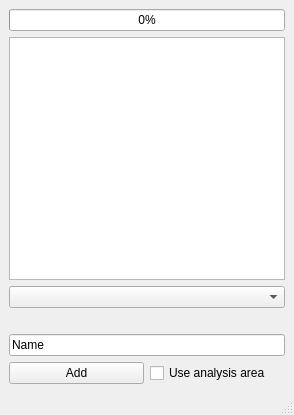
<?xml version="1.0" encoding="UTF-8"?>
<ui version="4.0">
 <class>AnalysisWindow</class>
 <widget class="QMainWindow" name="AnalysisWindow">
  <property name="geometry">
   <rect>
    <x>0</x>
    <y>0</y>
    <width>294</width>
    <height>415</height>
   </rect>
  </property>
  <property name="windowTitle">
   <string>MainWindow</string>
  </property>
  <widget class="QWidget" name="centralwidget">
   <layout class="QVBoxLayout" name="verticalLayout_3">
    <item>
     <layout class="QVBoxLayout" name="verticalLayout_2">
      <item>
       <widget class="QProgressBar" name="progress_bar">
        <property name="value">
         <number>0</number>
        </property>
       </widget>
      </item>
      <item>
       <widget class="QListWidget" name="analysis_list"/>
      </item>
      <item>
       <layout class="QVBoxLayout" name="verticalLayout">
        <item>
         <widget class="QComboBox" name="analysis_choise_list"/>
        </item>
        <item>
         <widget class="QLabel" name="current_video_lable">
          <property name="text">
           <string/>
          </property>
         </widget>
        </item>
        <item>
         <widget class="QLineEdit" name="name_input">
          <property name="text">
           <string>Name</string>
          </property>
         </widget>
        </item>
        <item>
         <layout class="QHBoxLayout" name="horizontalLayout">
          <item>
           <widget class="QPushButton" name="add_button">
            <property name="text">
             <string>Add</string>
            </property>
           </widget>
          </item>
          <item>
           <widget class="QCheckBox" name="use_analysis_area">
            <property name="text">
             <string>Use analysis area</string>
            </property>
           </widget>
          </item>
         </layout>
        </item>
       </layout>
      </item>
     </layout>
    </item>
   </layout>
  </widget>
  <widget class="QMenuBar" name="menubar">
   <property name="geometry">
    <rect>
     <x>0</x>
     <y>0</y>
     <width>294</width>
     <height>21</height>
    </rect>
   </property>
  </widget>
  <widget class="QStatusBar" name="statusbar"/>
 </widget>
 <resources/>
 <connections/>
</ui>
